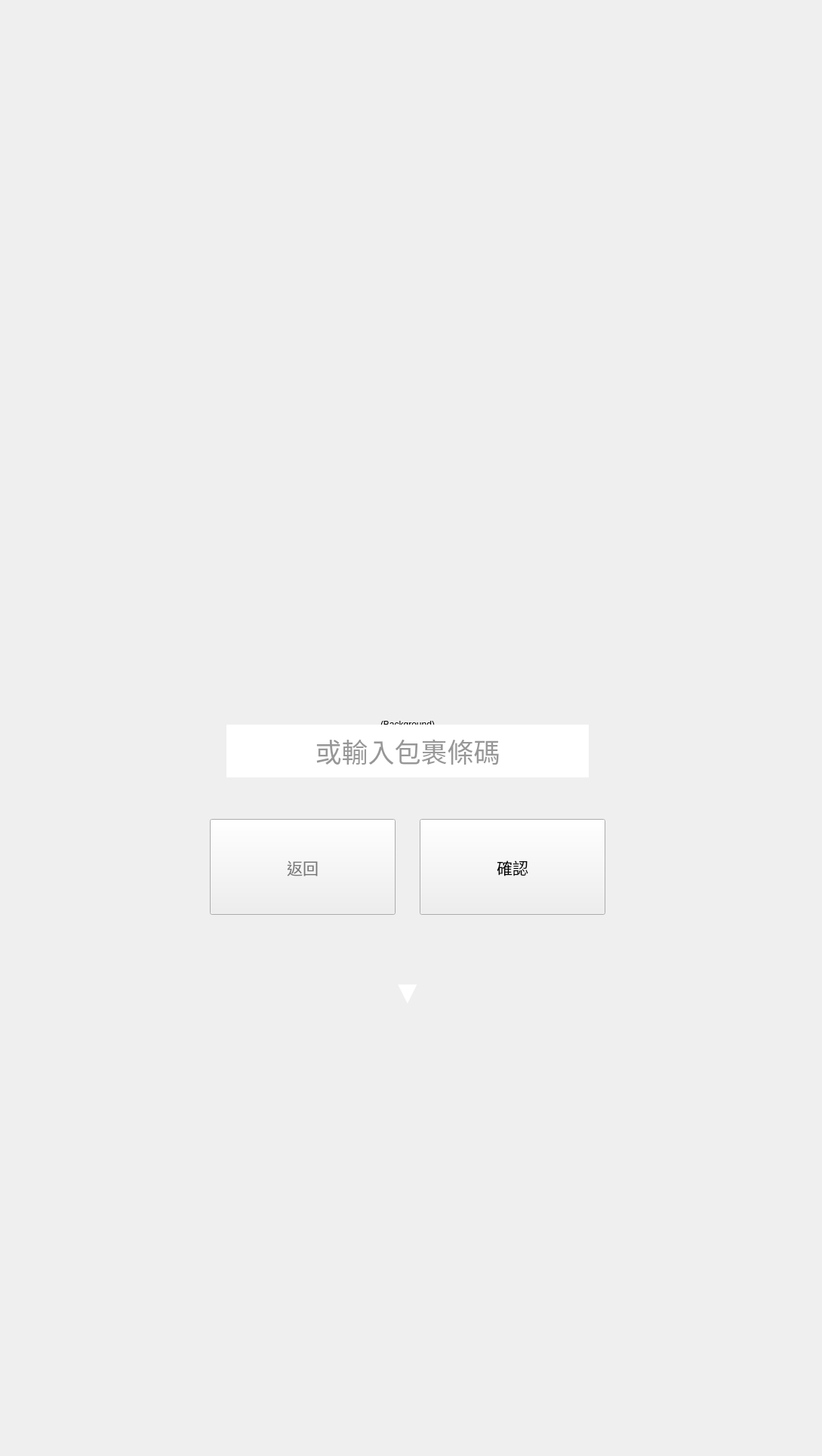
    <widget class="QWidget" name="page_ec_pickup_hint">
     <widget class="QLineEdit" name="lineEdit_ec_pickup_code">
      <property name="geometry">
       <rect>
        <x>300</x>
        <y>960</y>
        <width>480</width>
        <height>70</height>
       </rect>
      </property>
      <property name="font">
       <font>
        <family>Noto Sans CJK TC</family>
        <pointsize>26</pointsize>
       </font>
      </property>
      <property name="focusPolicy">
       <enum>Qt::NoFocus</enum>
      </property>
      <property name="styleSheet">
       <string notr="true">border:none;
color: rgb(48, 48, 48);</string>
      </property>
      <property name="alignment">
       <set>Qt::AlignCenter</set>
      </property>
      <property name="placeholderText">
       <string>或輸入包裹條碼</string>
      </property>
      <property name="clearButtonEnabled">
       <bool>true</bool>
      </property>
     </widget>
     <widget class="QLabel" name="lbl_ec_pickup_hint_bg">
      <property name="geometry">
       <rect>
        <x>0</x>
        <y>0</y>
        <width>1080</width>
        <height>1920</height>
       </rect>
      </property>
      <property name="text">
       <string>(Background)</string>
      </property>
      <property name="alignment">
       <set>Qt::AlignCenter</set>
      </property>
     </widget>
     <widget class="QPushButton" name="pbtn_ec_pickup_hint_back">
      <property name="geometry">
       <rect>
        <x>278</x>
        <y>1085</y>
        <width>246</width>
        <height>127</height>
       </rect>
      </property>
      <property name="font">
       <font>
        <family>Noto Sans CJK TC</family>
        <pointsize>16</pointsize>
       </font>
      </property>
      <property name="styleSheet">
       <string notr="true">color: rgb(119, 119, 119);</string>
      </property>
      <property name="text">
       <string>返回</string>
      </property>
     </widget>
     <widget class="QPushButton" name="pbtn_ec_pickup_hint_confirm">
      <property name="geometry">
       <rect>
        <x>556</x>
        <y>1085</y>
        <width>246</width>
        <height>127</height>
       </rect>
      </property>
      <property name="font">
       <font>
        <family>Noto Sans CJK TC</family>
        <pointsize>16</pointsize>
       </font>
      </property>
      <property name="text">
       <string>確認</string>
      </property>
     </widget>
     <widget class="QLabel" name="lbl_ec_pickup_hint_arrow">
      <property name="geometry">
       <rect>
        <x>0</x>
        <y>1250</y>
        <width>1080</width>
        <height>128</height>
       </rect>
      </property>
      <property name="font">
       <font>
        <pointsize>32</pointsize>
       </font>
      </property>
      <property name="styleSheet">
       <string notr="true">color: rgb(255, 255, 255);</string>
      </property>
      <property name="text">
       <string>▼</string>
      </property>
      <property name="alignment">
       <set>Qt::AlignCenter</set>
      </property>
     </widget>
     <zorder>lbl_ec_pickup_hint_bg</zorder>
     <zorder>lineEdit_ec_pickup_code</zorder>
     <zorder>pbtn_ec_pickup_hint_confirm</zorder>
     <zorder>lbl_ec_pickup_hint_arrow</zorder>
     <zorder>pbtn_ec_pickup_hint_back</zorder>
    </widget>
